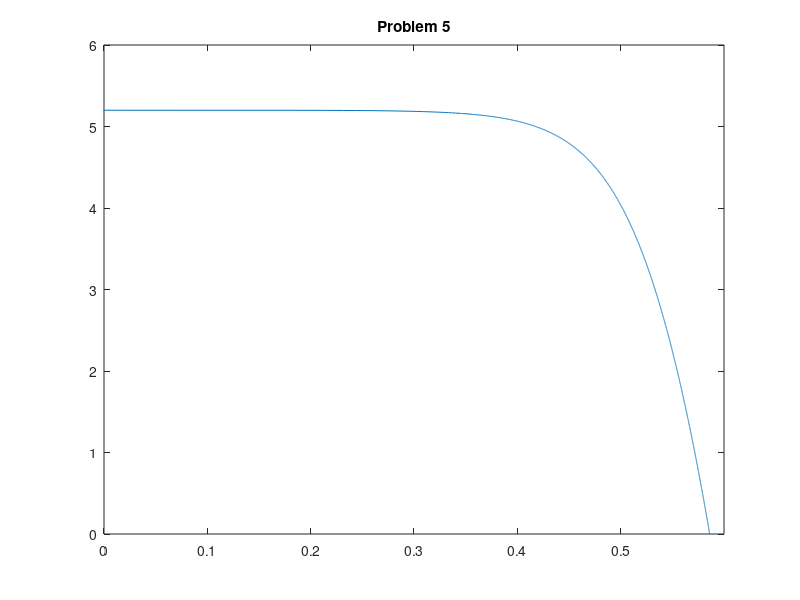
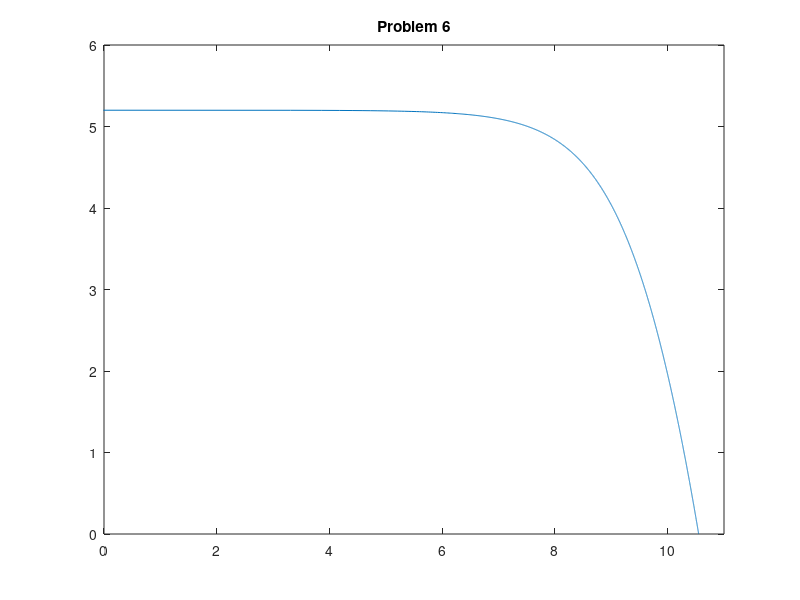

Source code (MATLAB) for these figures, in order:
close all
clear all

V_OC = 0.55;
I_SC = 5.2;
I_L = 5.2;
R_S = 0.005;
n = 1.7;
T = 25;
I_0 = 8.6e-6;
V_T = 25.9e-3;

I = [0:.001:5.2];

V = n.*V_T.*log((I_L-I)./I_0 + 1)-I.*R_S;

figure(1),plot(V,I),axis([0 .6 min(I) 6]),title('Problem 5')

N_S = 18;

I_mo = [0:.001:5.2];

V_mo = -I_mo.*N_S.*R_S + N_S.*n.*V_T.*log((I_L-I_mo+I_0)./I_0);

figure(2),plot(V_mo,I_mo),axis([0 11 min(I_mo) 6]),title('Problem 6')

N_pa = 6;
N_sa = 8*N_S;

I_a = [0:.001:31.2];

V_a = -I_a.*N_sa.*R_S./N_pa + N_sa.*n.*V_T.*log((N_pa.*I_L - I_a + N_pa.*I_0)./(N_pa.*I_0));

P_a = V_a.*I_a;

% figure(3),plot(V_a,I_a),axis([0 90 min(I_a) 35])
% figure(4),plot(V_a,P_a),axis([0 90 0 2000])

for x = 1:length(I_a)
    if V_a(x) == min(V_a)
        x_1 = x;
    end
    
    if I_a(x) == 0
        x_2 = x;
    end
    
    if floor(V_a(x)) == 70
        x_3 = x;
    end
    
    if I_a(x) == 15
        x_4 = x;
    end
end

Ia_SC = I_a(x_1)
Va_OC = V_a(x_2)

P_max = max(V_a.*I_a)

I_70V = I_a(x_3)

V_15A = V_a(x_4)